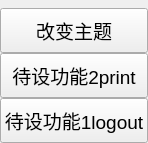
                 <widget class="QFrame" name="extraRightBox">
                  <property name="minimumSize">
                   <size>
                    <width>0</width>
                    <height>0</height>
                   </size>
                  </property>
                  <property name="maximumSize">
                   <size>
                    <width>0</width>
                    <height>16777215</height>
                   </size>
                  </property>
                  <property name="frameShape">
                   <enum>QFrame::NoFrame</enum>
                  </property>
                  <property name="frameShadow">
                   <enum>QFrame::Raised</enum>
                  </property>
                  <layout class="QVBoxLayout" name="verticalLayout_7">
                   <property name="spacing">
                    <number>0</number>
                   </property>
                   <property name="leftMargin">
                    <number>0</number>
                   </property>
                   <property name="topMargin">
                    <number>0</number>
                   </property>
                   <property name="rightMargin">
                    <number>0</number>
                   </property>
                   <property name="bottomMargin">
                    <number>0</number>
                   </property>
                   <item>
                    <widget class="QFrame" name="themeSettingsTopDetail">
                     <property name="minimumSize">
                      <size>
                       <width>41</width>
                       <height>8</height>
                      </size>
                     </property>
                     <property name="maximumSize">
                      <size>
                       <width>16777215</width>
                       <height>3</height>
                      </size>
                     </property>
                     <property name="frameShape">
                      <enum>QFrame::NoFrame</enum>
                     </property>
                     <property name="frameShadow">
                      <enum>QFrame::Raised</enum>
                     </property>
                    </widget>
                   </item>
                   <item>
                    <widget class="QFrame" name="contentSettings">
                     <property name="frameShape">
                      <enum>QFrame::NoFrame</enum>
                     </property>
                     <property name="frameShadow">
                      <enum>QFrame::Raised</enum>
                     </property>
                     <layout class="QVBoxLayout" name="verticalLayout_13">
                      <property name="spacing">
                       <number>0</number>
                      </property>
                      <property name="leftMargin">
                       <number>0</number>
                      </property>
                      <property name="topMargin">
                       <number>0</number>
                      </property>
                      <property name="rightMargin">
                       <number>0</number>
                      </property>
                      <property name="bottomMargin">
                       <number>0</number>
                      </property>
                      <item alignment="Qt::AlignTop">
                       <widget class="QFrame" name="topMenus">
                        <property name="frameShape">
                         <enum>QFrame::NoFrame</enum>
                        </property>
                        <property name="frameShadow">
                         <enum>QFrame::Raised</enum>
                        </property>
                        <layout class="QVBoxLayout" name="verticalLayout_14">
                         <property name="spacing">
                          <number>0</number>
                         </property>
                         <property name="leftMargin">
                          <number>0</number>
                         </property>
                         <property name="topMargin">
                          <number>0</number>
                         </property>
                         <property name="rightMargin">
                          <number>0</number>
                         </property>
                         <property name="bottomMargin">
                          <number>0</number>
                         </property>
                         <item>
                          <widget class="QPushButton" name="btn_change_topic">
                           <property name="sizePolicy">
                            <sizepolicy hsizetype="Expanding" vsizetype="Fixed">
                             <horstretch>0</horstretch>
                             <verstretch>0</verstretch>
                            </sizepolicy>
                           </property>
                           <property name="minimumSize">
                            <size>
                             <width>0</width>
                             <height>45</height>
                            </size>
                           </property>
                           <property name="font">
                            <font>
                             <family>Segoe UI</family>
                             <pointsize>14</pointsize>
                             <italic>false</italic>
                             <bold>false</bold>
                            </font>
                           </property>
                           <property name="cursor">
                            <cursorShape>PointingHandCursor</cursorShape>
                           </property>
                           <property name="layoutDirection">
                            <enum>Qt::LeftToRight</enum>
                           </property>
                           <property name="styleSheet">
                            <string notr="true">background-image: url(:/icons/images/icons/cil-moon.png);</string>
                           </property>
                           <property name="text">
                            <string>改变主题</string>
                           </property>
                          </widget>
                         </item>
                         <item>
                          <widget class="QPushButton" name="btn_print">
                           <property name="sizePolicy">
                            <sizepolicy hsizetype="Expanding" vsizetype="Fixed">
                             <horstretch>0</horstretch>
                             <verstretch>0</verstretch>
                            </sizepolicy>
                           </property>
                           <property name="minimumSize">
                            <size>
                             <width>0</width>
                             <height>45</height>
                            </size>
                           </property>
                           <property name="font">
                            <font>
                             <family>Segoe UI</family>
                             <pointsize>14</pointsize>
                             <italic>false</italic>
                             <bold>false</bold>
                            </font>
                           </property>
                           <property name="cursor">
                            <cursorShape>PointingHandCursor</cursorShape>
                           </property>
                           <property name="layoutDirection">
                            <enum>Qt::LeftToRight</enum>
                           </property>
                           <property name="styleSheet">
                            <string notr="true">background-image: url(:/icons/images/icons/cil-print.png);</string>
                           </property>
                           <property name="text">
                            <string>待设功能2print</string>
                           </property>
                          </widget>
                         </item>
                         <item>
                          <widget class="QPushButton" name="btn_logout">
                           <property name="sizePolicy">
                            <sizepolicy hsizetype="Expanding" vsizetype="Fixed">
                             <horstretch>0</horstretch>
                             <verstretch>0</verstretch>
                            </sizepolicy>
                           </property>
                           <property name="minimumSize">
                            <size>
                             <width>0</width>
                             <height>45</height>
                            </size>
                           </property>
                           <property name="font">
                            <font>
                             <family>Segoe UI</family>
                             <pointsize>14</pointsize>
                             <italic>false</italic>
                             <bold>false</bold>
                            </font>
                           </property>
                           <property name="cursor">
                            <cursorShape>PointingHandCursor</cursorShape>
                           </property>
                           <property name="layoutDirection">
                            <enum>Qt::LeftToRight</enum>
                           </property>
                           <property name="styleSheet">
                            <string notr="true">background-image: url(:/icons/images/icons/cil-account-logout.png);</string>
                           </property>
                           <property name="text">
                            <string>待设功能1logout</string>
                           </property>
                          </widget>
                         </item>
                        </layout>
                       </widget>
                      </item>
                     </layout>
                    </widget>
                   </item>
                  </layout>
                 </widget>
